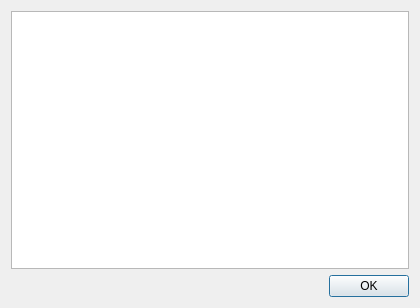
<?xml version="1.0" encoding="UTF-8"?>
<ui version="4.0">
 <class>ReportErrorDialog</class>
 <widget class="QDialog" name="ReportErrorDialog">
  <property name="geometry">
   <rect>
    <x>0</x>
    <y>0</y>
    <width>420</width>
    <height>308</height>
   </rect>
  </property>
  <property name="windowTitle">
   <string>ReportErrorDialog</string>
  </property>
  <layout class="QVBoxLayout" name="verticalLayout">
   <item>
    <widget class="QPlainTextEdit" name="errorTextBox">
     <property name="readOnly">
      <bool>true</bool>
     </property>
    </widget>
   </item>
   <item>
    <layout class="QHBoxLayout" name="horizontalLayout">
     <item>
      <spacer name="horizontalSpacer">
       <property name="orientation">
        <enum>Qt::Horizontal</enum>
       </property>
       <property name="sizeHint" stdset="0">
        <size>
         <width>40</width>
         <height>20</height>
        </size>
       </property>
      </spacer>
     </item>
     <item>
      <widget class="QPushButton" name="okButton">
       <property name="text">
        <string>OK</string>
       </property>
      </widget>
     </item>
    </layout>
   </item>
  </layout>
 </widget>
 <layoutdefault spacing="6" margin="11"/>
 <resources/>
 <connections/>
</ui>
